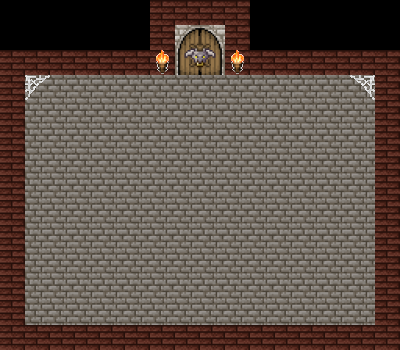

A 2D game scene composited from a Tiled map and its tileset images. What follows is a short description and the map's XML, with every tile layer's data as written:
An orthogonal 16x14 tile map with 25x25 px tiles, 2 tile layers (wallsAndGroundLayer, Livello tile 2), 2 tilesets and 8 objects.

<map version="1.2" tiledversion="1.3.1" orientation="orthogonal" renderorder="right-down" compressionlevel="0" width="16" height="14" tilewidth="25" tileheight="25" infinite="0" nextlayerid="5" nextobjectid="26">
 <tileset firstgid="1" source="rogueliketilesx3.tsx" />
 <tileset firstgid="61" source="../level2/rogueliketilesx3.tsx" />
 <layer id="1" name="wallsAndGroundLayer" width="16" height="14">
  <data encoding="csv">
0,0,0,0,0,0,14,14,14,14,0,0,0,0,0,0,
0,0,0,0,0,0,14,31,32,14,0,0,0,0,0,0,
14,14,14,14,14,14,14,37,38,14,14,14,14,14,14,14,
14,9,9,9,9,9,9,9,9,9,9,9,9,9,9,14,
14,9,9,9,9,9,9,9,9,9,9,9,9,9,9,14,
14,9,9,9,9,9,9,9,9,9,9,9,9,9,9,14,
14,9,9,9,9,9,9,9,9,9,9,9,9,9,9,14,
14,9,9,9,9,9,9,9,9,9,9,9,9,9,9,14,
14,9,9,9,9,9,9,9,9,9,9,9,9,9,9,14,
14,9,9,9,9,9,9,9,9,9,9,9,9,9,9,14,
14,9,9,9,9,9,9,9,9,9,9,9,9,9,9,14,
14,9,9,9,9,9,9,9,9,9,9,9,9,9,9,14,
14,9,9,9,9,9,9,9,9,9,9,9,9,9,9,14,
14,14,14,14,14,14,14,14,14,14,14,14,14,14,14,14
</data>
 </layer>
 <layer id="2" name="Livello tile 2" width="16" height="14">
  <data encoding="csv">
0,0,0,0,0,0,0,0,0,0,0,0,0,0,0,0,
0,0,0,0,0,0,0,0,0,0,0,0,0,0,0,0,
0,0,0,0,0,0,17,0,0,17,0,0,0,0,0,0,
0,56,0,0,0,0,0,0,0,0,0,0,0,0,55,0,
0,0,0,0,0,0,0,0,0,0,0,0,0,0,0,0,
0,0,0,0,0,0,0,0,0,0,0,0,0,0,0,0,
0,0,0,0,0,0,0,0,0,0,0,0,0,0,0,0,
0,0,0,0,0,0,0,0,0,0,0,0,0,0,0,0,
0,0,0,0,0,0,0,0,0,0,0,0,0,0,0,0,
0,0,0,0,0,0,0,0,0,0,0,0,0,0,0,0,
0,0,0,0,0,0,0,0,0,0,0,0,0,0,0,0,
0,0,0,0,0,0,0,0,0,0,0,0,0,0,0,0,
0,0,0,0,0,0,0,0,0,0,0,0,0,0,0,0,
0,0,0,0,0,0,0,0,0,0,0,0,0,0,0,0
</data>
 </layer>
 <objectgroup id="3" name="walls">
  <object id="15" x="0" y="50">
   <polygon points="0,0 175,0 175,25 0,25" />
  </object>
  <object id="16" x="0" y="75">
   <polygon points="0,0 25,0 25,275 0,275" />
  </object>
  <object id="17" x="225" y="75">
   <polygon points="0,0 0,-25 175,-25 175,0" />
  </object>
  <object id="18" x="375" y="75">
   <polygon points="0,0 25,0 25,275 0,275" />
  </object>
  <object id="19" x="375" y="325">
   <polygon points="0,0 0,25 -350,25 -350,0" />
  </object>
  <object id="20" x="175" y="25">
   <polygon points="0,0 0,-25 50,-25 50,0" />
  </object>
  <object id="24" x="250" y="50">
   <polygon points="0,0 0,-50 -25,-50 -25,0" />
  </object>
  <object id="25" x="150" y="50">
   <polygon points="0,0 25,0 25,-50 0,-50" />
  </object>
 </objectgroup>
</map>
